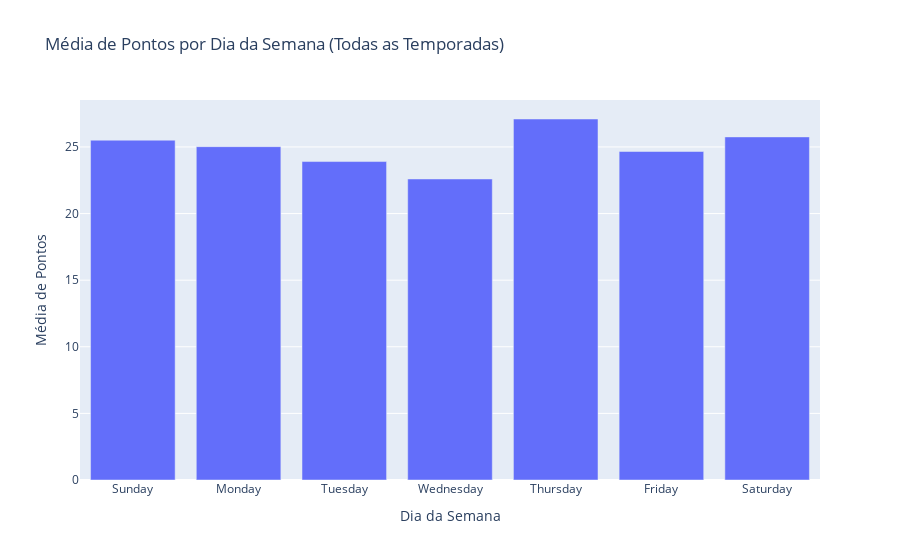

Notebook code cell kept with this figure:
### Code cell
media_pontos_por_dia = df.groupby('Day_of_Week')['PTS'].mean().reset_index()


dias_ordenados = ['Sunday', 'Monday', 'Tuesday', 'Wednesday', 'Thursday', 'Friday', 'Saturday']
media_pontos_por_dia['Day_of_Week'] = pd.Categorical(media_pontos_por_dia['Day_of_Week'], categories=dias_ordenados, ordered=True)


media_pontos_por_dia = media_pontos_por_dia.sort_values('Day_of_Week')


fig = px.bar(media_pontos_por_dia, x='Day_of_Week', y='PTS',
             title='Média de Pontos por Dia da Semana (Todas as Temporadas)',
             labels={'Day_of_Week': 'Dia da Semana', 'PTS': 'Média de Pontos'})

fig.show()

### Figure 1 — Plotly figure (JSON) as saved in the notebook; plotly's stock layout.template omitted (floating-point values rounded to 4 significant figures)
{"data": [{"alignmentgroup": "True", "hovertemplate": "Dia da Semana=%{x}<br>Média de Pontos=%{y}<extra></extra>", "legendgroup": "", "marker": {"color": "#636efa", "pattern": {"shape": ""}}, "name": "", "offsetgroup": "", "orientation": "v", "showlegend": false, "textposition": "auto", "type": "bar", "x": ["Sunday", "Monday", "Tuesday", "Wednesday", "Thursday", "Friday", "Saturday"], "xaxis": "x", "y": [25.51, 25.02, 23.9, 22.6, 27.1, 24.66, 25.76], "yaxis": "y"}], "layout": {"barmode": "relative", "legend": {"tracegroupgap": 0}, "title": {"text": "Média de Pontos por Dia da Semana (Todas as Temporadas)"}, "xaxis": {"anchor": "y", "domain": [0, 1], "title": {"text": "Dia da Semana"}}, "yaxis": {"anchor": "x", "domain": [0, 1], "title": {"text": "Média de Pontos"}}}}
